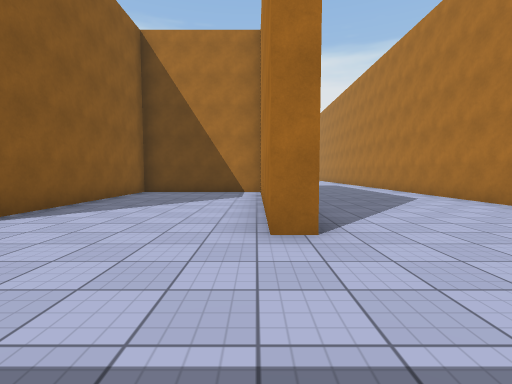
view 1 (above)

13 first-person views from a walk through a 3-D level made in the Unity game engine. The camera is 1.3 m above the floor, tilts 4° down and sees 85° across. The floor is counted in squares, 2 m on a side. Each view is taken from the middle of a square. On the plan, view 1 faces up. The plan holds only what a view shows up to about 9 squares ahead; the rest is blank. The place goes on beyond the plan. The player is left out. Surface patterns are stand-ins for the level's own textures.

view 2
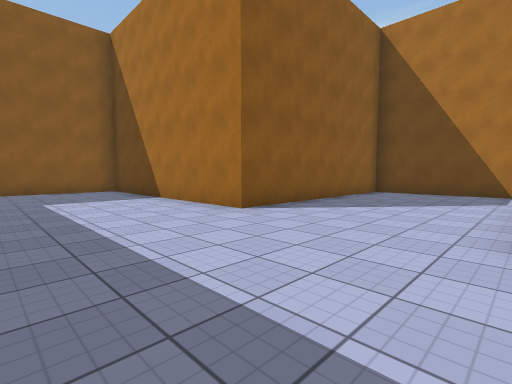

view 3
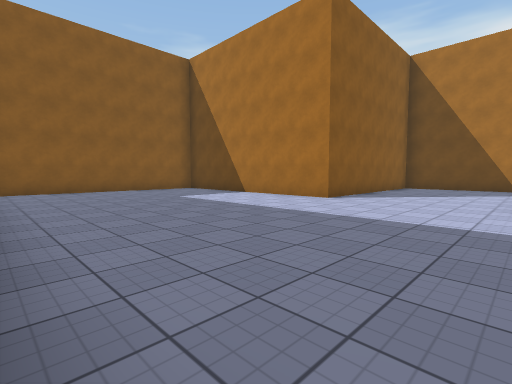

view 4
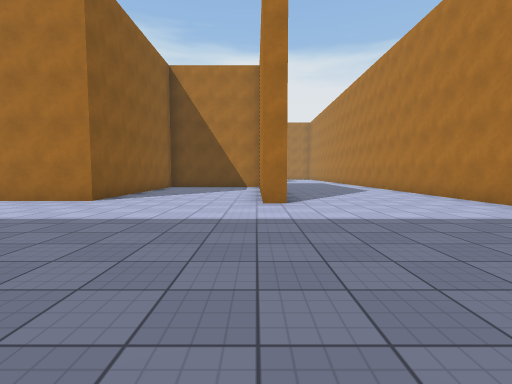

view 5
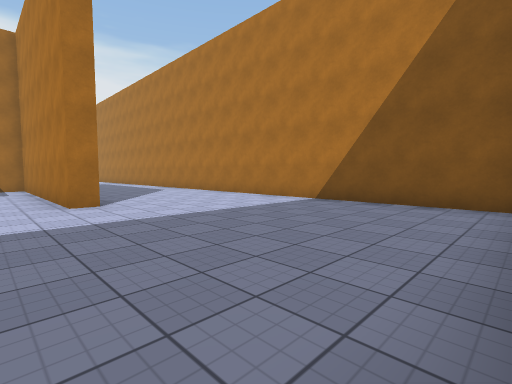

view 6
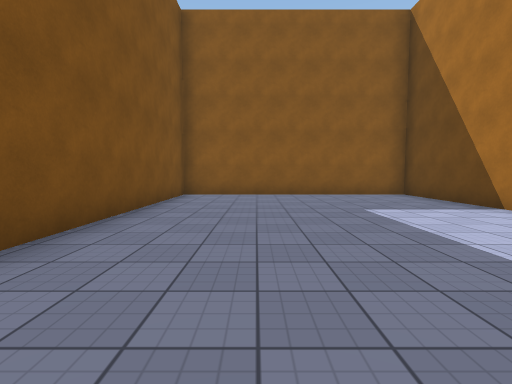

view 7
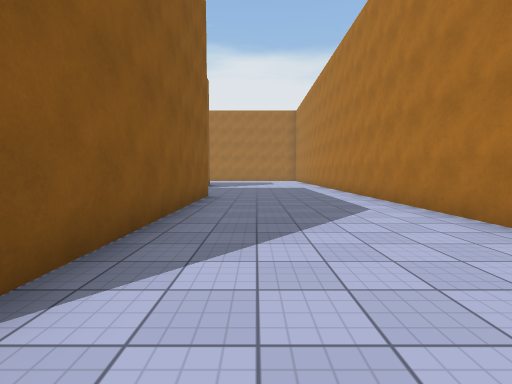

view 8
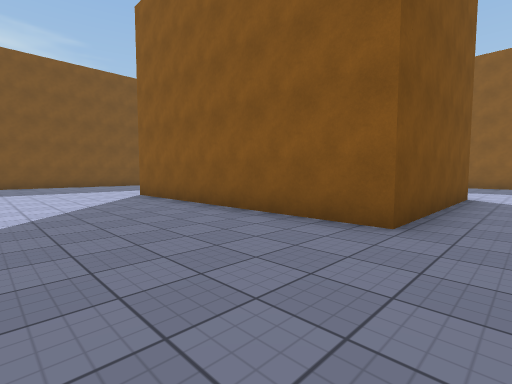

view 9
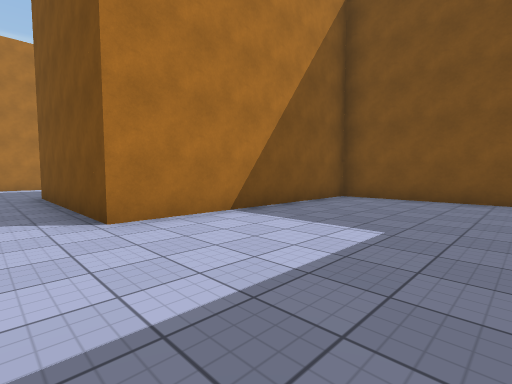

view 10
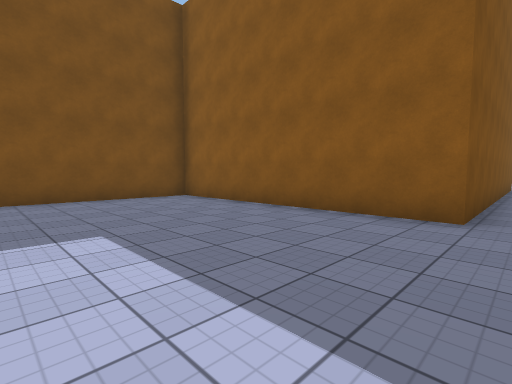

view 11
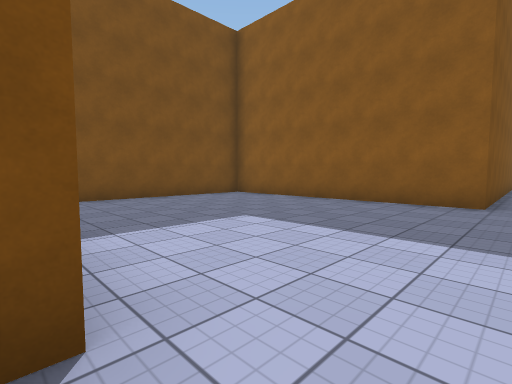

view 12
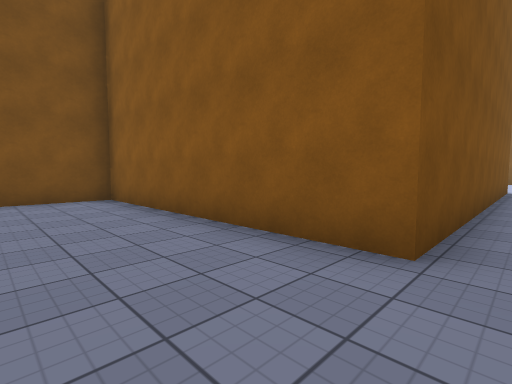

view 13
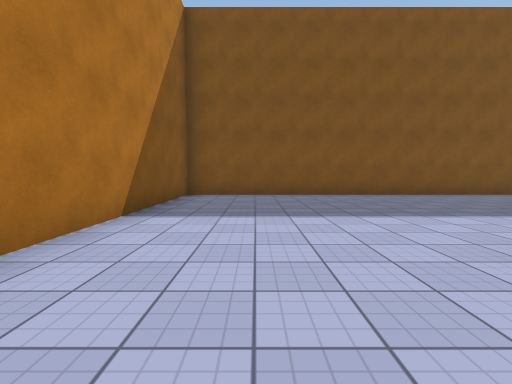

### Floor plan
Points are (right, up) in squares from view 1. A wall is a line through its corners. A room is listed if a view was taken in it or the views show most of it. See-through windows are left out.
Room 1 (views 1, 2, 3, 4, 5, 6, 7, 8, 13)
walls: (-3.7, 9.1) (-3.7, 3.4) (-10.3, 3.4) (-10.3, -3.1) (5, -3.1) (5, 11.1); (-0.4, 9.4) (-3.4, 9.4); (0.7, 9.9) (0.7, 2.9) (0.2, 2.9) (0.2, 8.6)
ways out: opening at (0.5, 10.5) to room 2
Room 2 (views 9, 10, 11, 12)
walls: (-10.3, 10.4) (-10.3, 3.9) (-4.3, 3.9) (-4.3, 9.9) (0.7, 9.9)
ways out: opening at (0.5, 10.5) to room 1; opening at (-11, 11)

Where each view was taken, in squares from view 1:
view 1: 0 up, 0 right, facing up
view 2: 0 up, 0 right, facing up-left
view 3: 3 down, 0 right, facing up-left
view 4: 3 down, 0 right, facing up
view 5: 3 down, 1 left, facing up-right
view 6: 1 down, 2 left, facing left
view 7: 2 up, 2 right, facing up
view 8: 11 up, 4 right, facing down-left
view 9: 11 up, 8 left, facing down-right
view 10: 11 up, 6 left, facing down-left
view 11: 11 up, 4 left, facing down-left
view 12: 11 up, 8 left, facing down-left
view 13: 5 up, 3 right, facing down
